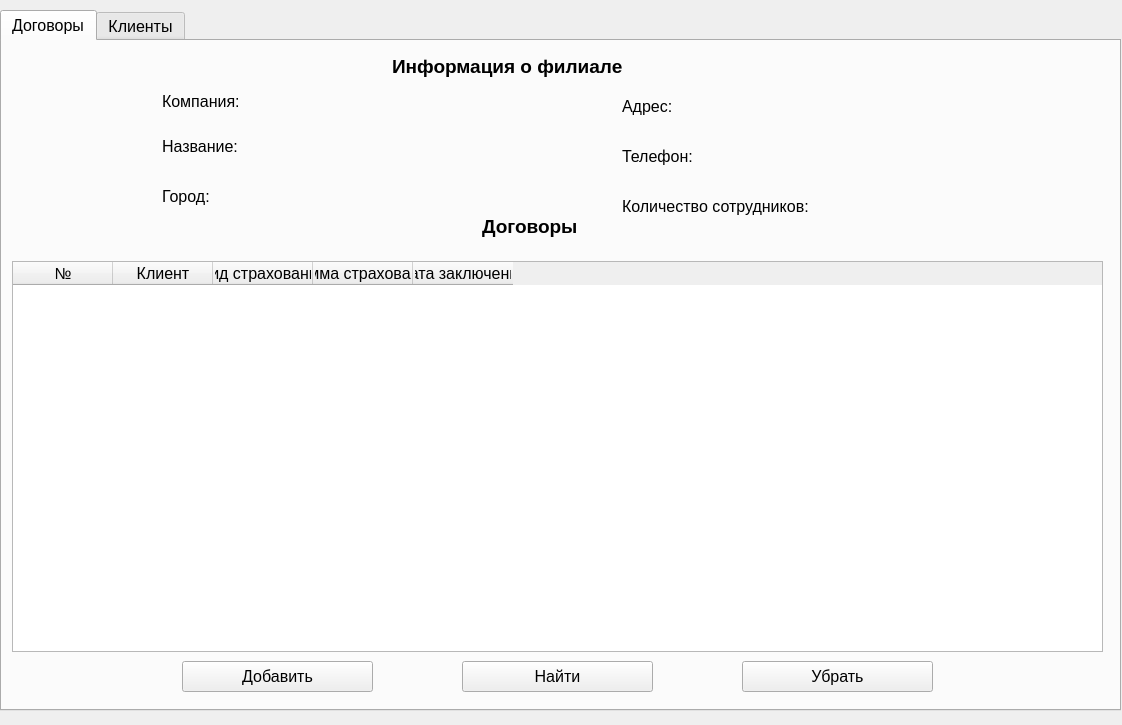
<?xml version="1.0" encoding="UTF-8"?>
<ui version="4.0">
 <class>MainWindow</class>
 <widget class="QMainWindow" name="MainWindow">
  <property name="geometry">
   <rect>
    <x>0</x>
    <y>0</y>
    <width>1122</width>
    <height>725</height>
   </rect>
  </property>
  <property name="windowTitle">
   <string>Сотрудник</string>
  </property>
  <widget class="QWidget" name="centralwidget">
   <widget class="QTabWidget" name="tabWidget">
    <property name="geometry">
     <rect>
      <x>0</x>
      <y>10</y>
      <width>1121</width>
      <height>701</height>
     </rect>
    </property>
    <property name="font">
     <font>
      <pointsize>12</pointsize>
     </font>
    </property>
    <property name="currentIndex">
     <number>0</number>
    </property>
    <widget class="QWidget" name="tab">
     <attribute name="title">
      <string>Договоры</string>
     </attribute>
     <widget class="QTableWidget" name="contractsTable">
      <property name="geometry">
       <rect>
        <x>10</x>
        <y>220</y>
        <width>1091</width>
        <height>391</height>
       </rect>
      </property>
      <attribute name="verticalHeaderVisible">
       <bool>false</bool>
      </attribute>
      <column>
       <property name="text">
        <string>№</string>
       </property>
      </column>
      <column>
       <property name="text">
        <string>Клиент</string>
       </property>
      </column>
      <column>
       <property name="text">
        <string>Вид страхования</string>
       </property>
      </column>
      <column>
       <property name="text">
        <string>Сумма страхования</string>
       </property>
      </column>
      <column>
       <property name="text">
        <string>Дата заключения</string>
       </property>
      </column>
     </widget>
     <widget class="QPushButton" name="addcontractButton">
      <property name="geometry">
       <rect>
        <x>180</x>
        <y>620</y>
        <width>191</width>
        <height>31</height>
       </rect>
      </property>
      <property name="font">
       <font>
        <pointsize>12</pointsize>
       </font>
      </property>
      <property name="text">
       <string>Добавить</string>
      </property>
     </widget>
     <widget class="QLabel" name="label">
      <property name="geometry">
       <rect>
        <x>480</x>
        <y>170</y>
        <width>121</width>
        <height>31</height>
       </rect>
      </property>
      <property name="font">
       <font>
        <pointsize>14</pointsize>
        <weight>75</weight>
        <bold>true</bold>
       </font>
      </property>
      <property name="text">
       <string>Договоры</string>
      </property>
     </widget>
     <widget class="QPushButton" name="deletecontractButton">
      <property name="geometry">
       <rect>
        <x>740</x>
        <y>620</y>
        <width>191</width>
        <height>31</height>
       </rect>
      </property>
      <property name="font">
       <font>
        <pointsize>12</pointsize>
       </font>
      </property>
      <property name="text">
       <string>Убрать</string>
      </property>
     </widget>
     <widget class="QPushButton" name="searchcontractButton">
      <property name="geometry">
       <rect>
        <x>460</x>
        <y>620</y>
        <width>191</width>
        <height>31</height>
       </rect>
      </property>
      <property name="font">
       <font>
        <pointsize>12</pointsize>
       </font>
      </property>
      <property name="text">
       <string>Найти</string>
      </property>
     </widget>
     <widget class="QLabel" name="label_14">
      <property name="geometry">
       <rect>
        <x>390</x>
        <y>0</y>
        <width>301</width>
        <height>51</height>
       </rect>
      </property>
      <property name="font">
       <font>
        <pointsize>14</pointsize>
        <weight>75</weight>
        <bold>true</bold>
       </font>
      </property>
      <property name="text">
       <string>Информация о филиале</string>
      </property>
     </widget>
     <widget class="QLabel" name="label_3">
      <property name="geometry">
       <rect>
        <x>160</x>
        <y>50</y>
        <width>381</width>
        <height>21</height>
       </rect>
      </property>
      <property name="font">
       <font>
        <pointsize>12</pointsize>
       </font>
      </property>
      <property name="text">
       <string>Компания:</string>
      </property>
     </widget>
     <widget class="QLabel" name="label_5">
      <property name="geometry">
       <rect>
        <x>160</x>
        <y>140</y>
        <width>381</width>
        <height>31</height>
       </rect>
      </property>
      <property name="font">
       <font>
        <pointsize>12</pointsize>
       </font>
      </property>
      <property name="text">
       <string>Город:</string>
      </property>
     </widget>
     <widget class="QLabel" name="label_4">
      <property name="geometry">
       <rect>
        <x>160</x>
        <y>90</y>
        <width>381</width>
        <height>31</height>
       </rect>
      </property>
      <property name="font">
       <font>
        <pointsize>12</pointsize>
       </font>
      </property>
      <property name="text">
       <string>Название:</string>
      </property>
     </widget>
     <widget class="QLabel" name="label_6">
      <property name="geometry">
       <rect>
        <x>620</x>
        <y>50</y>
        <width>411</width>
        <height>31</height>
       </rect>
      </property>
      <property name="font">
       <font>
        <pointsize>12</pointsize>
       </font>
      </property>
      <property name="text">
       <string>Адрес:</string>
      </property>
     </widget>
     <widget class="QLabel" name="label_8">
      <property name="geometry">
       <rect>
        <x>620</x>
        <y>150</y>
        <width>411</width>
        <height>31</height>
       </rect>
      </property>
      <property name="font">
       <font>
        <pointsize>12</pointsize>
       </font>
      </property>
      <property name="text">
       <string>Количество сотрудников:</string>
      </property>
     </widget>
     <widget class="QLabel" name="label_7">
      <property name="geometry">
       <rect>
        <x>620</x>
        <y>100</y>
        <width>391</width>
        <height>31</height>
       </rect>
      </property>
      <property name="font">
       <font>
        <pointsize>12</pointsize>
       </font>
      </property>
      <property name="text">
       <string>Телефон:</string>
      </property>
     </widget>
    </widget>
    <widget class="QWidget" name="tab_2">
     <attribute name="title">
      <string>Клиенты</string>
     </attribute>
     <widget class="QLabel" name="label_9">
      <property name="geometry">
       <rect>
        <x>120</x>
        <y>20</y>
        <width>111</width>
        <height>31</height>
       </rect>
      </property>
      <property name="font">
       <font>
        <pointsize>14</pointsize>
        <weight>75</weight>
        <bold>true</bold>
       </font>
      </property>
      <property name="text">
       <string>Клиенты</string>
      </property>
     </widget>
     <widget class="QPushButton" name="addclientcontractButton">
      <property name="geometry">
       <rect>
        <x>450</x>
        <y>590</y>
        <width>241</width>
        <height>31</height>
       </rect>
      </property>
      <property name="font">
       <font>
        <pointsize>12</pointsize>
       </font>
      </property>
      <property name="text">
       <string>Добавить</string>
      </property>
     </widget>
     <widget class="QPushButton" name="deleteclientcontractButton">
      <property name="geometry">
       <rect>
        <x>780</x>
        <y>590</y>
        <width>241</width>
        <height>31</height>
       </rect>
      </property>
      <property name="font">
       <font>
        <pointsize>12</pointsize>
       </font>
      </property>
      <property name="text">
       <string>Убрать</string>
      </property>
     </widget>
     <widget class="QTableWidget" name="clientsTable">
      <property name="geometry">
       <rect>
        <x>0</x>
        <y>60</y>
        <width>351</width>
        <height>521</height>
       </rect>
      </property>
      <attribute name="verticalHeaderVisible">
       <bool>false</bool>
      </attribute>
      <column>
       <property name="text">
        <string>№</string>
       </property>
      </column>
      <column>
       <property name="text">
        <string>ФИО</string>
       </property>
      </column>
     </widget>
     <widget class="QPushButton" name="addclientButton">
      <property name="geometry">
       <rect>
        <x>0</x>
        <y>590</y>
        <width>111</width>
        <height>31</height>
       </rect>
      </property>
      <property name="font">
       <font>
        <pointsize>12</pointsize>
       </font>
      </property>
      <property name="text">
       <string>Добавить</string>
      </property>
     </widget>
     <widget class="QPushButton" name="deleteclientButton">
      <property name="geometry">
       <rect>
        <x>240</x>
        <y>590</y>
        <width>111</width>
        <height>31</height>
       </rect>
      </property>
      <property name="font">
       <font>
        <pointsize>12</pointsize>
       </font>
      </property>
      <property name="text">
       <string>Убрать</string>
      </property>
     </widget>
     <widget class="QLabel" name="label_10">
      <property name="geometry">
       <rect>
        <x>670</x>
        <y>130</y>
        <width>121</width>
        <height>31</height>
       </rect>
      </property>
      <property name="font">
       <font>
        <pointsize>14</pointsize>
        <weight>75</weight>
        <bold>true</bold>
       </font>
      </property>
      <property name="text">
       <string>Договоры</string>
      </property>
     </widget>
     <widget class="QLabel" name="label_11">
      <property name="geometry">
       <rect>
        <x>450</x>
        <y>20</y>
        <width>381</width>
        <height>21</height>
       </rect>
      </property>
      <property name="font">
       <font>
        <pointsize>12</pointsize>
       </font>
      </property>
      <property name="text">
       <string>Дата рождения:</string>
      </property>
     </widget>
     <widget class="QLabel" name="label_12">
      <property name="geometry">
       <rect>
        <x>450</x>
        <y>60</y>
        <width>381</width>
        <height>21</height>
       </rect>
      </property>
      <property name="font">
       <font>
        <pointsize>12</pointsize>
       </font>
      </property>
      <property name="text">
       <string>Социальное положение:</string>
      </property>
     </widget>
     <widget class="QLabel" name="label_13">
      <property name="geometry">
       <rect>
        <x>450</x>
        <y>100</y>
        <width>381</width>
        <height>21</height>
       </rect>
      </property>
      <property name="font">
       <font>
        <pointsize>12</pointsize>
       </font>
      </property>
      <property name="text">
       <string>Телефон:</string>
      </property>
     </widget>
     <widget class="QTableWidget" name="contractsTable_2">
      <property name="geometry">
       <rect>
        <x>360</x>
        <y>170</y>
        <width>751</width>
        <height>411</height>
       </rect>
      </property>
      <attribute name="verticalHeaderVisible">
       <bool>false</bool>
      </attribute>
      <column>
       <property name="text">
        <string>№</string>
       </property>
      </column>
      <column>
       <property name="text">
        <string>Вид страхования</string>
       </property>
      </column>
      <column>
       <property name="text">
        <string>Сумма страхования</string>
       </property>
      </column>
      <column>
       <property name="text">
        <string>Дата заключения</string>
       </property>
      </column>
     </widget>
     <widget class="QPushButton" name="searchclientButton">
      <property name="geometry">
       <rect>
        <x>120</x>
        <y>590</y>
        <width>111</width>
        <height>31</height>
       </rect>
      </property>
      <property name="font">
       <font>
        <pointsize>12</pointsize>
       </font>
      </property>
      <property name="text">
       <string>Найти</string>
      </property>
     </widget>
    </widget>
   </widget>
  </widget>
  <widget class="QMenuBar" name="menubar">
   <property name="geometry">
    <rect>
     <x>0</x>
     <y>0</y>
     <width>1122</width>
     <height>26</height>
    </rect>
   </property>
  </widget>
 </widget>
 <resources/>
 <connections/>
</ui>
